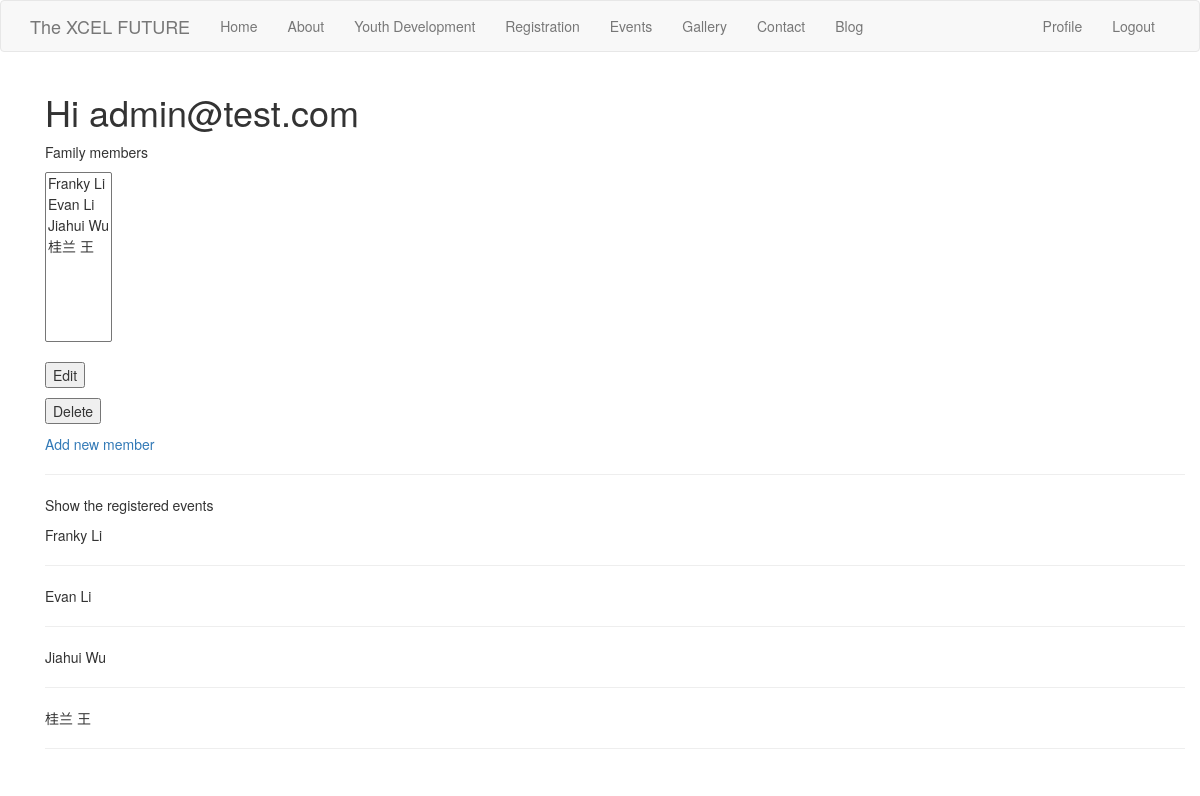
Before: /user/admin@test.com (signed in) with the older database file.
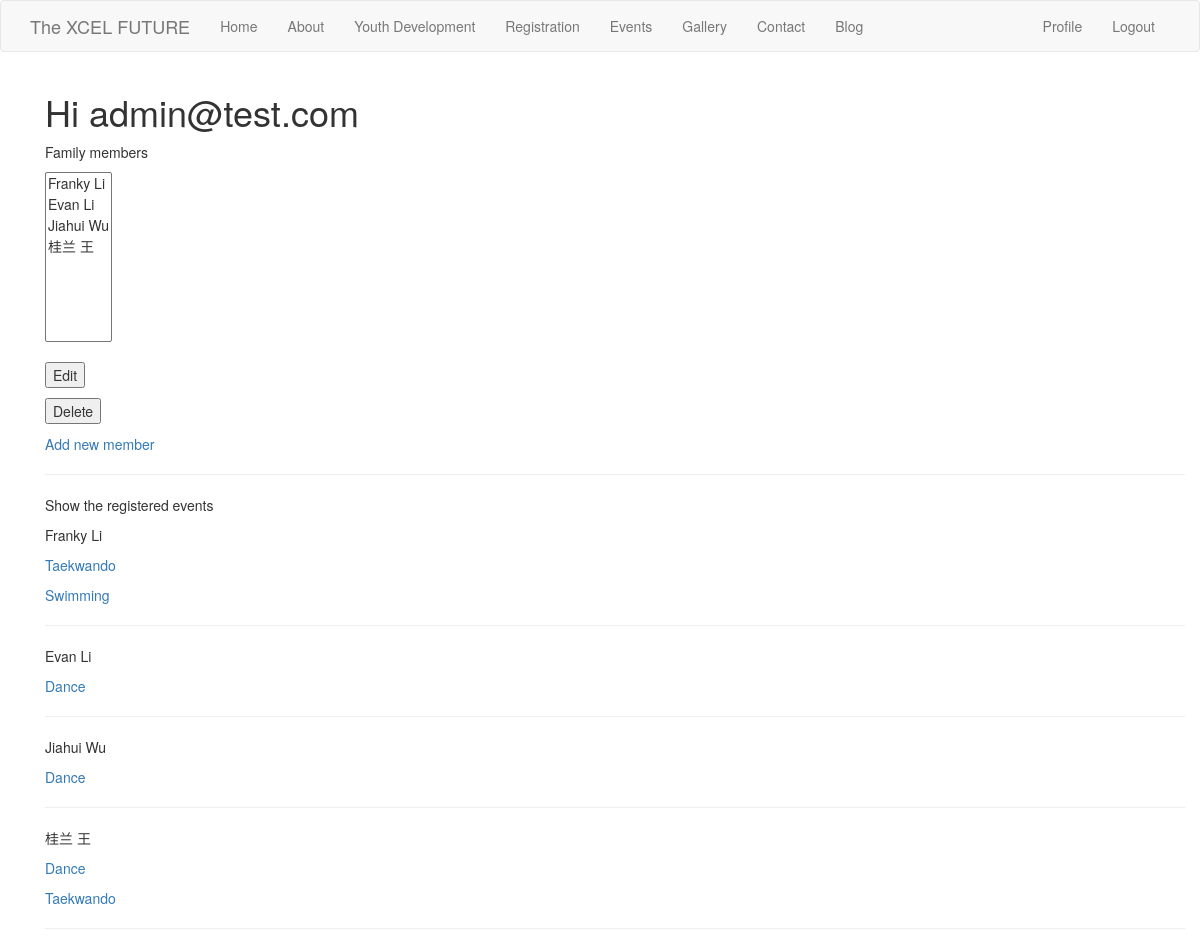
After: the same page with the newer database file.
### app/models.py (models this page shows, shortened)
class Member(UserMixin, db.Model):
    id = db.Column(db.Integer, primary_key=True)
    fname = db.Column(db.String(64))
    lname = db.Column(db.String(64))
    gender = db.Column(db.String(10))
    birthday = db.Column(db.Date)
    country = db.Column(db.String(50))
    other = db.Column(db.String(50))
    state = db.Column(db.String(50))
    city = db.Column(db.String(50))
    address = db.Column(db.String(200))
    zip = db.Column(db.String(10))
    cell = db.Column(db.String(20))
    check1 = db.Column(db.Boolean, default=False)
    healthNotes = db.Column(db.String(100))
    EmergencyContact = db.Column(db.String(64))
    EmergencyPhone = db.Column(db.String(20))
    account_id = db.Column(db.Integer, db.ForeignKey('user.id'))
    registrations = db.relationship('Event', secondary=regis,
    backref=db.backref('registers', lazy='dynamic'),
    lazy='dynamic')
    def registered_events(self):
        return Event.query.join(
            regis, (regis.c.event_id == Event.id)).filter(
                regis.c.user_id == self.id).order_by(Event.start_date.desc())

class Event(db.Model):
    id = db.Column(db.Integer, primary_key=True)
    start_date = db.Column(db.Date, index=True)
    end_date = db.Column(db.Date)
    title = db.Column(db.String(500))
    body = db.Column(db.Text)

### app/routes.py (the view, shortened to what this page needs)
@app.route('/user/<username>', methods=['GET', 'POST'])
@login_required
def user(username):
    form = EditUserForm()
    user = User.query.filter_by(email=username).first_or_404()
    members = Member.query.filter_by(account_id=user.id)
    page = request.args.get('page', 1, type=int)
    array = []
    for member in members:
        eventobj = {}
        eventobj['member'] = member
        eventobj['events'] = member.registered_events().paginate(page, app.config['EVENTS_PER_PAGE'], False).items
        array.append(eventobj)
    return render_template('user.html', user=user, members=members, form=form, array=array)

### app/forms.py
class EditUserForm(FlaskForm):
    edit = SubmitField('Edit')
    delete = SubmitField('Delete')

### app/models.py (called while the page is built)
@login.user_loader
def load_user(id):
    return User.query.get(int(id))

### app/templates/user.html (shortened to what this page needs)
{% extends "base.html" %}
{% block app_content %}
<div class="container">
    <h1>Hi {{ user.email }}</h1>
    <p>Family members</p>
    <form action="" method="post">
    <select required size="8" name="member">
        {% for member in members %}
        <option>{{ member.fname }} {{ member.lname }}</option>
        {% endfor %}
    </select>
    <br>
    <br>
    <p>{{ form.edit() }}</p>
    <p>{{ form.delete() }}</p>
    </form>
    <p><a href="{{ url_for('add_member') }}">{{ 'Add new member' }}</a></p>
    <hr>
    <p>Show the registered events</p>
    {% for item in array %}
        <p>{{ item['member'].fname }} {{ item['member'].lname }}</p>
        {% for event in item['events'] %}
            <p><a href="{{ url_for('event', event=event.id) }}">{{ event.title }}</a></p>
        {% endfor %}
        <hr>
    {% endfor %}
</div>
{% endblock %}

Changed rows visible on the page:
now on this page (row unchanged): Event: title "Taekwando"
now on this page (row unchanged): Event: title "Swimming", shown under "Franky"
now on this page (row edited): Event: title "Dance"
